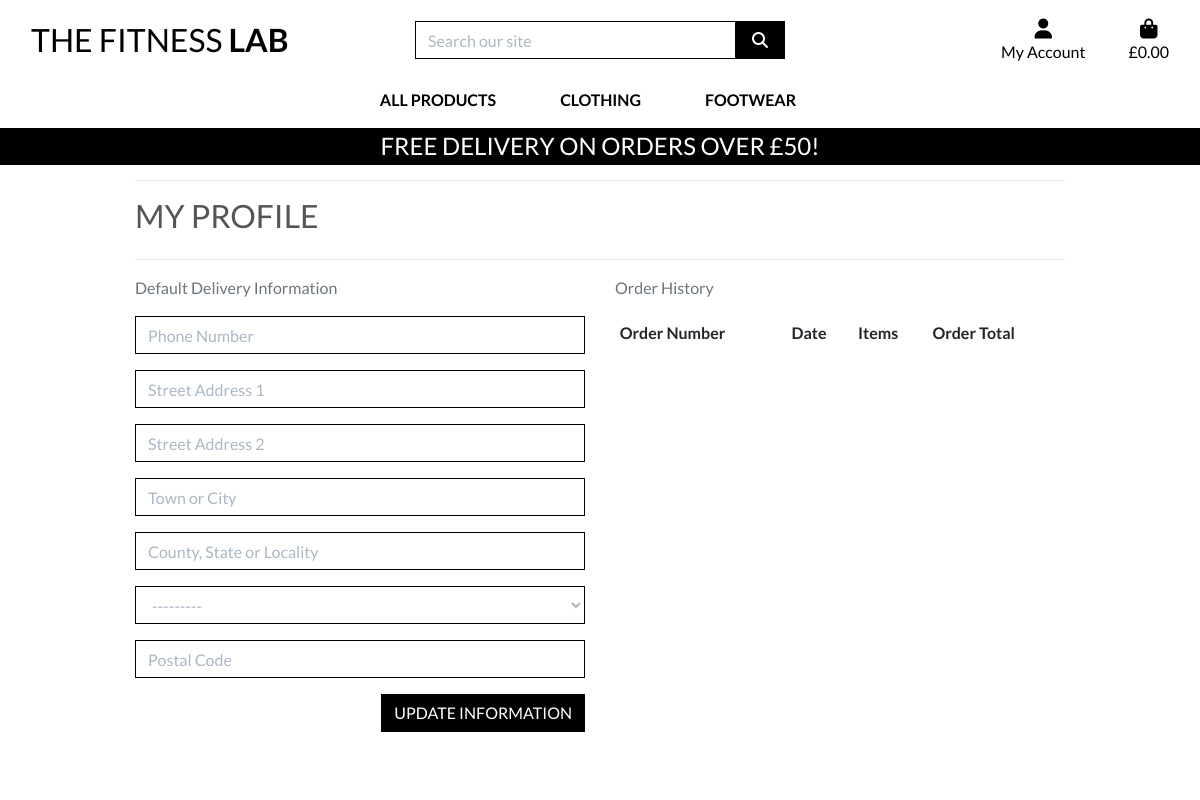
/profile/ (signed in), run on an earlier commit of the app's database.
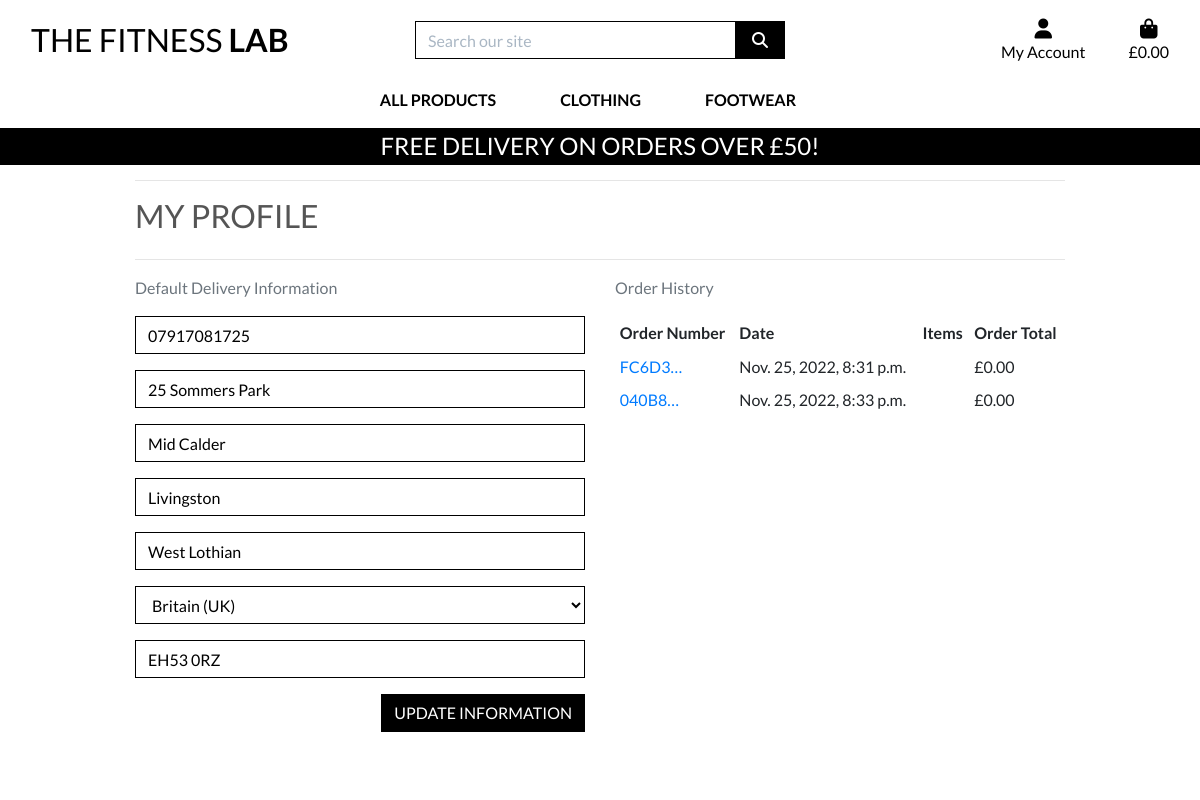
And on a later commit of the database.
### profiles/models.py (models this page shows, shortened)
class UserProfile(models.Model):
    user = models.OneToOneField(User, on_delete=models.CASCADE)
    default_phone_number = models.CharField(max_length=20, null=True, blank=True)
    default_address_line1 = models.CharField(max_length=80, null=True, blank=True)
    default_address_line2 = models.CharField(max_length=80, null=True, blank=True)
    default_city = models.CharField(max_length=40, null=True, blank=True)
    default_county = models.CharField(max_length=80, null=True, blank=True)
    default_country = CountryField(blank_label='Country', null=True, blank=True)
    default_postcode = models.CharField(max_length=20, null=True, blank=True)

### checkout/models.py (models this page shows, shortened)
class Order(models.Model):
    order_number = models.CharField(max_length=32, null=False, editable=False)
    user_profile = models.ForeignKey(UserProfile, on_delete=models.SET_NULL,
                                     null=True, blank=True, related_name='orders')
    full_name = models.CharField(max_length=50, null=False, blank=False)
    email = models.EmailField(max_length=254, null=False, blank=False)
    phone_number = models.CharField(max_length=20, null=False, blank=False)
    address_line1 = models.CharField(max_length=80, null=False, blank=False)
    address_line2 = models.CharField(max_length=80, null=True, blank=True)
    city = models.CharField(max_length=40, null=False, blank=False)
    county = models.CharField(max_length=80, null=True, blank=True)
    country = CountryField(blank_label='Country *', null=False, blank=False)
    postcode = models.CharField(max_length=20, null=True, blank=True)
    date = models.DateTimeField(auto_now_add=True)
    delivery_cost = models.DecimalField(max_digits=6, decimal_places=2, null=False, default=0)
    order_total = models.DecimalField(max_digits=10, decimal_places=2, null=False, default=0)
    grand_total = models.DecimalField(max_digits=10, decimal_places=2, null=False, default=0)
    original_basket = models.TextField(null=False, blank=False, default='')
    stripe_pid = models.CharField(max_length=254, null=False, blank=False, default='')

### profiles/views.py (the view)
# urls.py: path('profile/', include('profiles.urls')),
@login_required
def profile(request):
    profile = get_object_or_404(UserProfile, user=request.user)
    if request.method == 'POST':
        form = UserProfileForm(request.POST, instance=profile)
        if form.is_valid():
            form.save()
            messages.success(request, 'Profile updated successfully')
        else:
            messages.error(request, 'Update failed. Please ensure the form is valid.')
    else:
        form = UserProfileForm(instance=profile)
    orders = profile.orders.all()
    template = 'profiles/profile.html'
    context = {
        'form': form,
        'orders': orders,
        'on_profile_page': True
    }
    return render(request, template, context)

### profiles/forms.py
class UserProfileForm(forms.ModelForm):
    class Meta:
        model = UserProfile
        exclude = ('user',)
    def __init__(self, *args, **kwargs):
        super().__init__(*args, **kwargs)
        placeholders = {
            'default_phone_number': 'Phone Number',
            'default_postcode': 'Postal Code',
            'default_city': 'Town or City',
            'default_address_line1': 'Street Address 1',
            'default_address_line2': 'Street Address 2',
            'default_county': 'County, State or Locality',
        }
        self.fields['default_phone_number'].widget.attrs['autofocus'] = True
        for field in self.fields:
            if field != 'default_country':
                if self.fields[field].required:
                    placeholder = f'{placeholders[field]} *'
                else:
                    placeholder = placeholders[field]
                self.fields[field].widget.attrs['placeholder'] = placeholder
            self.fields[field].widget.attrs['class'] = 'border-black rounded-0 profile-form-input'
            self.fields[field].label = False

### basket/contexts.py (called while the page is built, shortened)
def basket_contents(request):
    basket_items = []
    total = 0
    item_count = 0
    basket = request.session.get('basket', {})
    if total < settings.FREE_DELIVERY_THRESHOLD:
        delivery = total * Decimal(settings.STANDARD_DELIVERY_PERCENTAGE / 100)
        free_delivery_delta = settings.FREE_DELIVERY_THRESHOLD - total
    else:
        delivery = 0
        free_delivery_delta = 0
    grand_total = delivery + total
    context = {
        'basket_items': basket_items,
        'total': total,
        'item_count': item_count,
        'delivery': delivery,
        'free_delivery_delta': free_delivery_delta,
        'free_delivery_threshold': settings.FREE_DELIVERY_THRESHOLD,
        'grand_total': grand_total,
    }
    return context

### profiles/templates/profiles/profile.html (shortened to what this page needs)
{% extends "base.html" %}
{% load static %}
{% block extra_css %}
    <link rel="stylesheet" href="{% static 'profiles/css/profile.css' %}">
{% endblock %}
{% block page_header %}
    <div class="container header-container">
    </div>
{% endblock %}
{% block content %}
    <div class="overlay"></div>
    <div class="container">
        <div class="row">
            <div class="col">
                <hr>
                <h2 class="logo-font mb-4">My Profile</h2>
                <hr>
            </div>
        </div>
        <div class="row">
            <div class="col-12 col-lg-6">
                <p class="text-muted">Default Delivery Information</p>
                <form class="mt-3" action="{% url 'profile' %}" method="POST" id="profile-update-form">
                    {{ form|crispy }}
                    <button class="btn btn-black rounded-0 text-uppercase float-right">Update Information</button>
                </form>
            </div>
            <div class="col-12 col-lg-6">
                <p class="text-muted">Order History</p>
                <div class="order-history table-responsive">
                    <table class="table table-sm table-borderless">
                        <thead>
                            <tr>
                                <th>Order Number</th>
                                <th>Date</th>
                                <th>Items</th>
                                <th>Order Total</th>
                            </tr>
                        </thead>
                        <tbody>
                            {% for order in orders %}
                                <tr>
                                    <td>
                                        <a href="{% url 'order_history' order.order_number %}"
                                        title="{{ order.order_number }}">
                                            {{ order.order_number|truncatechars:6 }}
                                        </a>
                                    </td>
                                    <td>{{ order.date }}</td>
                                    <td>
                                    </td>
                                    <td>£{{ order.grand_total }}</td>
                                </tr>
                            {% endfor %}
                        </tbody>
                    </table>
                </div>
            </div>
        </div>
{% endblock %}

### templates/base.html (shortened to what this page needs)
{% load static %}
<!doctype html>
<html lang="en">
  <head>
    {% block corecss %}
        <link rel="stylesheet" href="https://stackpath.bootstrapcdn.com/bootstrap/4.4.1/css/bootstrap.min.css">
        <link rel="stylesheet" href="{% static 'css/base.css' %}">
        {% endblock %}
        {% block extra_css %}
        {% endblock %}
  </head>
  <body>
    <header class="container-fluid fixed-top">
      <div id="topnav" class="row bg-white pt-lg-2 d-none d-lg-flex">
          <div class="col-12 col-lg-4 my-auto py-1 py-lg-0 text-center text-lg-left">
              <a href="{% url 'home' %}" class="nav-link main-logo-link">
                  <h2 class="logo-font text-black my-0">The Fitness <strong>Lab</strong></h2>
              </a>
          </div>
          <div class="col-12 col-lg-4 my-auto py-1 py-lg-0">
              <form method="GET" action="{% url 'items' %}">
                  <div class="input-group w-100">
                      <input class="form-control border border-black rounded-0" type="text" name="q" placeholder="Search our site">
                      <div class="input-group-append">
                          <button class="form-control btn btn-black border border-black rounded-0" type="submit">
                              <span class="icon">
                                  <i class="fas fa-search"></i>
                              </span>
                          </button>
                      </div>
                  </div>
              </form>
          </div>
          <div class="col-12 col-lg-4 my-auto py-1 py-lg-0">
              <ul class="list-inline list-unstyled text-center text-lg-right my-0">
                  <li class="list-inline-item dropdown">
                      <a class="text-black nav-link" href="#" id="user-options" data-toggle="dropdown" aria-haspopup="true" aria-expanded="false">
                          <div class="text-center">
                              <div><i class="fas fa-user fa-lg"></i></div>
                              <p class="my-0">My Account</p>
                          </div>
                      </a>
                  </li>
                  <li class="list-inline-item">
                      <a class="{% if grand_total %}text-info font-weight-bold{% else %}text-black{% endif %} nav-link" href="{% url 'view_basket' %}">
                          <div class="text-center">
                              <div><i class="fas fa-shopping-bag fa-lg"></i></div>
                              <p class="my-0">
                                  {% if grand_total %}
                                      £{{ grand_total|floatformat:2 }}
                                  {% else %}
                                      £0.00
                                  {% endif %}
                              </p>
                          </div>
                      </a>
                  </li>
              </ul>
          </div>
      </div>
      <div class="row bg-white">
        <nav class="navbar navbar-expand-lg navbar-light w-100">
            {% include 'includes/main-nav.html' %}
        </nav>
      </div>
      <div id="delivery-banner" class="row text-center">
          <div class="col bg-black text-white">
              <h4 class="logo-font my-1">Free delivery on orders over £{{ free_delivery_threshold }}!</h4>
          </div>
      </div>
    </header>
    {% block page_header %}
    {% endblock %}
    {% block content %}
    {% endblock %}
  </body>
</html>

### templates/includes/main-nav.html (shortened to what this page needs)
<div class="collapse navbar-collapse" id="main-nav">
    <ul class="navbar-nav w-auto mx-auto">
        <li class="nav-item dropdown">
            <a class="logo-font font-weight-bold nav-link text-black mr-5" href="#" id="all-products-link" data-toggle="dropdown" aria-haspopup="true" aria-expanded="false">
                All Products
            </a>
        </li>
        <li class="nav-item dropdown">
            <a class="logo-font font-weight-bold nav-link text-black mr-5" href="#" id="clothing-link" data-toggle="dropdown" aria-haspopup="true" aria-expanded="false">
                Clothing
            </a>
        </li>
        <li class="nav-item dropdown">
            <a class="logo-font font-weight-bold nav-link text-black mr-5" href="#" id="homeware-link" data-toggle="dropdown" aria-haspopup="true" aria-expanded="false">
                Footwear
            </a>
        </li>
    </ul>
</div>

### static/css/base.css (style rules this page uses)
html { height: 100%; }
body { background: url('/media/barbell_homepage.jpg') no-repeat center center fixed; background-size: cover; height: calc(100vh - 164px); color: #555; font-family: 'Lato'; }
.icon { align-items: center; display: inline-flex; justify-content: center; height: 1.5rem; width: 1.5rem; }
.logo-font { text-transform: uppercase; }
.main-logo-link { width: fit-content; }
.btn-black { background: black; color: white; }
.text-black { color: #000 !important; }
.border-black { border: 1px solid black !important; }
.bg-black { background: #000 !important; }
.overlay { height: 100%; width: 100%; top: 0; left: 0; position: fixed; background: white; z-index: -1; }
input[name='q']::placeholder { color: #aab7c4; }
@media (min-width: 1200px) { .container { max-width: 80%; } }
@media (min-width: 992px) { .header-container { padding-top: 164px; } }

### profiles/static/profiles/css/profile.css (style rules this page uses)
.order-history { max-height: 416px; overflow-y: auto; }
#profile-update-form .form-control { color: #000; }
#profile-update-form input::placeholder { color: #aab7c4; }
#id_default_country, #id_default_country option:not(:first-child) { color: #000; }

What changed in the data, as far as the page shows it:
changed UserProfile: default_phone_number (not shown) → "07917081725"; default_address_line1 (not shown) → "25 Sommers Park"; default_address_line2 (not shown) → "Mid Calder"; default_city (not shown) → "Livingston"; default_county (not shown) → "West Lothian"; default_country "---------" → "Britain (UK)"; default_postcode (not shown) → "EH53 0RZ"
added Order: order_number "FC6D3…", date "Nov. 25, 2022, 8:31 p.m.", grand_total "0.00"
added Order: order_number "040B8…", date "Nov. 25, 2022, 8:33 p.m.", grand_total "0.00"
